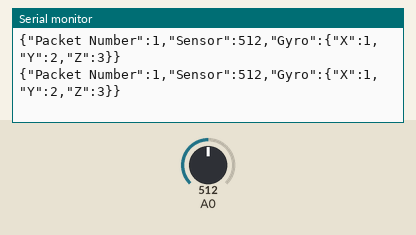
Recording of a sketch running on a simulated Arduino Uno, built with avr-gcc and run on an emulated ATmega328P. Parts: the last lines printed to the serial monitor. Inputs (shaded band) come from the test bench; at power-on: A0 = 512.

Above: at 1.3 s.
1.4 s: A0 set to 716
At 1.9 s:
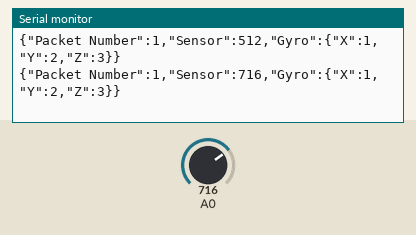
2.9 s: A0 set to 900
At 4.4 s:
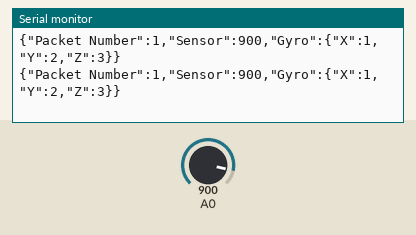
Timing chart, 0 to 5.9 s (numbered marks = the images above; inputs shaded):
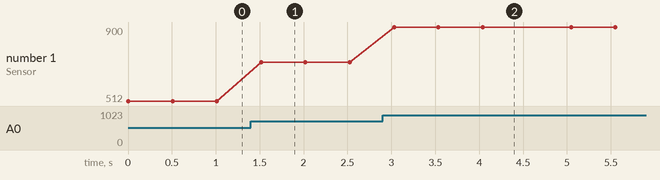

Measured:
- after the input at 1.4 s, the serial monitor: prints a new line after 0.12 s (image 1)
- after the input at 2.9 s, the serial monitor: prints a new line after 0.13 s (image 2)
- plotted number 1: 512 → 716 after the input at 1.4 s, 716 → 900 after the input at 2.9 s

The sketch:

outgoing_packet_testing.ino
```cpp
#include <ArduinoJson.h>

//1.Read 2. Parse 3. Do Work 4. Generate 5. Print
int PacketNumber = 1;
int SensorValue = analogRead(A0);
int xcoord = 1;
int ycoord = 2;
int zcoord = 3;
void setup() {
  // put your setup code here, to run once:
  Serial.begin(9600);

}


void loop() {
  StaticJsonBuffer<200> jsonBuffer;
  JsonObject& outgoing = jsonBuffer.createObject();
  outgoing["Packet Number"] = 1 ;
  outgoing["Sensor"] = analogRead(A0) ;

  JsonObject& gyro = outgoing.createNestedObject("Gyro");
  gyro["X"] = xcoord;
  gyro["Y"] = ycoord;
  gyro["Z"] = zcoord;

  outgoing.printTo(Serial);
  Serial.println();
  // This prints:
  // {"sensor":"gps","time":1351824120,"data":[48.756080,2.302038]}

  delay(500);
}
```
